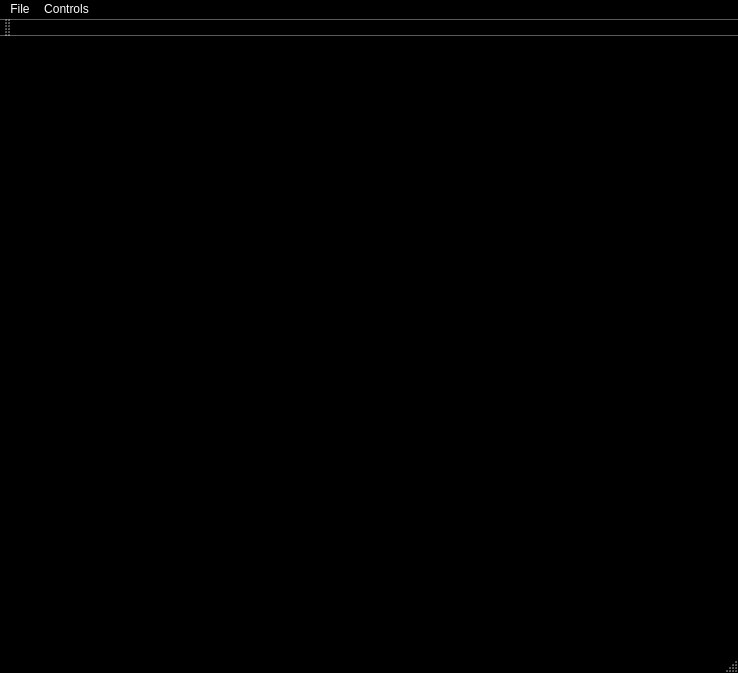
<?xml version="1.0" encoding="UTF-8"?>
<ui version="4.0">
 <class>MainWindow</class>
 <widget class="QMainWindow" name="MainWindow">
  <property name="geometry">
   <rect>
    <x>0</x>
    <y>0</y>
    <width>738</width>
    <height>673</height>
   </rect>
  </property>
  <property name="palette">
   <palette>
    <active>
     <colorrole role="WindowText">
      <brush brushstyle="SolidPattern">
       <color alpha="255">
        <red>255</red>
        <green>255</green>
        <blue>255</blue>
       </color>
      </brush>
     </colorrole>
     <colorrole role="Button">
      <brush brushstyle="SolidPattern">
       <color alpha="255">
        <red>0</red>
        <green>0</green>
        <blue>0</blue>
       </color>
      </brush>
     </colorrole>
     <colorrole role="Light">
      <brush brushstyle="SolidPattern">
       <color alpha="255">
        <red>0</red>
        <green>0</green>
        <blue>0</blue>
       </color>
      </brush>
     </colorrole>
     <colorrole role="Midlight">
      <brush brushstyle="SolidPattern">
       <color alpha="255">
        <red>0</red>
        <green>0</green>
        <blue>0</blue>
       </color>
      </brush>
     </colorrole>
     <colorrole role="Dark">
      <brush brushstyle="SolidPattern">
       <color alpha="255">
        <red>0</red>
        <green>0</green>
        <blue>0</blue>
       </color>
      </brush>
     </colorrole>
     <colorrole role="Mid">
      <brush brushstyle="SolidPattern">
       <color alpha="255">
        <red>0</red>
        <green>0</green>
        <blue>0</blue>
       </color>
      </brush>
     </colorrole>
     <colorrole role="Text">
      <brush brushstyle="SolidPattern">
       <color alpha="255">
        <red>255</red>
        <green>255</green>
        <blue>255</blue>
       </color>
      </brush>
     </colorrole>
     <colorrole role="BrightText">
      <brush brushstyle="SolidPattern">
       <color alpha="255">
        <red>255</red>
        <green>255</green>
        <blue>255</blue>
       </color>
      </brush>
     </colorrole>
     <colorrole role="ButtonText">
      <brush brushstyle="SolidPattern">
       <color alpha="255">
        <red>255</red>
        <green>255</green>
        <blue>255</blue>
       </color>
      </brush>
     </colorrole>
     <colorrole role="Base">
      <brush brushstyle="SolidPattern">
       <color alpha="255">
        <red>0</red>
        <green>0</green>
        <blue>0</blue>
       </color>
      </brush>
     </colorrole>
     <colorrole role="Window">
      <brush brushstyle="SolidPattern">
       <color alpha="255">
        <red>0</red>
        <green>0</green>
        <blue>0</blue>
       </color>
      </brush>
     </colorrole>
     <colorrole role="Shadow">
      <brush brushstyle="SolidPattern">
       <color alpha="255">
        <red>0</red>
        <green>0</green>
        <blue>0</blue>
       </color>
      </brush>
     </colorrole>
     <colorrole role="AlternateBase">
      <brush brushstyle="SolidPattern">
       <color alpha="255">
        <red>0</red>
        <green>0</green>
        <blue>0</blue>
       </color>
      </brush>
     </colorrole>
     <colorrole role="ToolTipBase">
      <brush brushstyle="SolidPattern">
       <color alpha="255">
        <red>255</red>
        <green>255</green>
        <blue>220</blue>
       </color>
      </brush>
     </colorrole>
     <colorrole role="ToolTipText">
      <brush brushstyle="SolidPattern">
       <color alpha="255">
        <red>0</red>
        <green>0</green>
        <blue>0</blue>
       </color>
      </brush>
     </colorrole>
    </active>
    <inactive>
     <colorrole role="WindowText">
      <brush brushstyle="SolidPattern">
       <color alpha="255">
        <red>255</red>
        <green>255</green>
        <blue>255</blue>
       </color>
      </brush>
     </colorrole>
     <colorrole role="Button">
      <brush brushstyle="SolidPattern">
       <color alpha="255">
        <red>0</red>
        <green>0</green>
        <blue>0</blue>
       </color>
      </brush>
     </colorrole>
     <colorrole role="Light">
      <brush brushstyle="SolidPattern">
       <color alpha="255">
        <red>0</red>
        <green>0</green>
        <blue>0</blue>
       </color>
      </brush>
     </colorrole>
     <colorrole role="Midlight">
      <brush brushstyle="SolidPattern">
       <color alpha="255">
        <red>0</red>
        <green>0</green>
        <blue>0</blue>
       </color>
      </brush>
     </colorrole>
     <colorrole role="Dark">
      <brush brushstyle="SolidPattern">
       <color alpha="255">
        <red>0</red>
        <green>0</green>
        <blue>0</blue>
       </color>
      </brush>
     </colorrole>
     <colorrole role="Mid">
      <brush brushstyle="SolidPattern">
       <color alpha="255">
        <red>0</red>
        <green>0</green>
        <blue>0</blue>
       </color>
      </brush>
     </colorrole>
     <colorrole role="Text">
      <brush brushstyle="SolidPattern">
       <color alpha="255">
        <red>255</red>
        <green>255</green>
        <blue>255</blue>
       </color>
      </brush>
     </colorrole>
     <colorrole role="BrightText">
      <brush brushstyle="SolidPattern">
       <color alpha="255">
        <red>255</red>
        <green>255</green>
        <blue>255</blue>
       </color>
      </brush>
     </colorrole>
     <colorrole role="ButtonText">
      <brush brushstyle="SolidPattern">
       <color alpha="255">
        <red>255</red>
        <green>255</green>
        <blue>255</blue>
       </color>
      </brush>
     </colorrole>
     <colorrole role="Base">
      <brush brushstyle="SolidPattern">
       <color alpha="255">
        <red>0</red>
        <green>0</green>
        <blue>0</blue>
       </color>
      </brush>
     </colorrole>
     <colorrole role="Window">
      <brush brushstyle="SolidPattern">
       <color alpha="255">
        <red>0</red>
        <green>0</green>
        <blue>0</blue>
       </color>
      </brush>
     </colorrole>
     <colorrole role="Shadow">
      <brush brushstyle="SolidPattern">
       <color alpha="255">
        <red>0</red>
        <green>0</green>
        <blue>0</blue>
       </color>
      </brush>
     </colorrole>
     <colorrole role="AlternateBase">
      <brush brushstyle="SolidPattern">
       <color alpha="255">
        <red>0</red>
        <green>0</green>
        <blue>0</blue>
       </color>
      </brush>
     </colorrole>
     <colorrole role="ToolTipBase">
      <brush brushstyle="SolidPattern">
       <color alpha="255">
        <red>255</red>
        <green>255</green>
        <blue>220</blue>
       </color>
      </brush>
     </colorrole>
     <colorrole role="ToolTipText">
      <brush brushstyle="SolidPattern">
       <color alpha="255">
        <red>0</red>
        <green>0</green>
        <blue>0</blue>
       </color>
      </brush>
     </colorrole>
    </inactive>
    <disabled>
     <colorrole role="WindowText">
      <brush brushstyle="SolidPattern">
       <color alpha="255">
        <red>0</red>
        <green>0</green>
        <blue>0</blue>
       </color>
      </brush>
     </colorrole>
     <colorrole role="Button">
      <brush brushstyle="SolidPattern">
       <color alpha="255">
        <red>0</red>
        <green>0</green>
        <blue>0</blue>
       </color>
      </brush>
     </colorrole>
     <colorrole role="Light">
      <brush brushstyle="SolidPattern">
       <color alpha="255">
        <red>0</red>
        <green>0</green>
        <blue>0</blue>
       </color>
      </brush>
     </colorrole>
     <colorrole role="Midlight">
      <brush brushstyle="SolidPattern">
       <color alpha="255">
        <red>0</red>
        <green>0</green>
        <blue>0</blue>
       </color>
      </brush>
     </colorrole>
     <colorrole role="Dark">
      <brush brushstyle="SolidPattern">
       <color alpha="255">
        <red>0</red>
        <green>0</green>
        <blue>0</blue>
       </color>
      </brush>
     </colorrole>
     <colorrole role="Mid">
      <brush brushstyle="SolidPattern">
       <color alpha="255">
        <red>0</red>
        <green>0</green>
        <blue>0</blue>
       </color>
      </brush>
     </colorrole>
     <colorrole role="Text">
      <brush brushstyle="SolidPattern">
       <color alpha="255">
        <red>0</red>
        <green>0</green>
        <blue>0</blue>
       </color>
      </brush>
     </colorrole>
     <colorrole role="BrightText">
      <brush brushstyle="SolidPattern">
       <color alpha="255">
        <red>255</red>
        <green>255</green>
        <blue>255</blue>
       </color>
      </brush>
     </colorrole>
     <colorrole role="ButtonText">
      <brush brushstyle="SolidPattern">
       <color alpha="255">
        <red>0</red>
        <green>0</green>
        <blue>0</blue>
       </color>
      </brush>
     </colorrole>
     <colorrole role="Base">
      <brush brushstyle="SolidPattern">
       <color alpha="255">
        <red>0</red>
        <green>0</green>
        <blue>0</blue>
       </color>
      </brush>
     </colorrole>
     <colorrole role="Window">
      <brush brushstyle="SolidPattern">
       <color alpha="255">
        <red>0</red>
        <green>0</green>
        <blue>0</blue>
       </color>
      </brush>
     </colorrole>
     <colorrole role="Shadow">
      <brush brushstyle="SolidPattern">
       <color alpha="255">
        <red>0</red>
        <green>0</green>
        <blue>0</blue>
       </color>
      </brush>
     </colorrole>
     <colorrole role="AlternateBase">
      <brush brushstyle="SolidPattern">
       <color alpha="255">
        <red>0</red>
        <green>0</green>
        <blue>0</blue>
       </color>
      </brush>
     </colorrole>
     <colorrole role="ToolTipBase">
      <brush brushstyle="SolidPattern">
       <color alpha="255">
        <red>255</red>
        <green>255</green>
        <blue>220</blue>
       </color>
      </brush>
     </colorrole>
     <colorrole role="ToolTipText">
      <brush brushstyle="SolidPattern">
       <color alpha="255">
        <red>0</red>
        <green>0</green>
        <blue>0</blue>
       </color>
      </brush>
     </colorrole>
    </disabled>
   </palette>
  </property>
  <property name="windowTitle">
   <string>MainWindow</string>
  </property>
  <widget class="QWidget" name="centralWidget">
   <layout class="QHBoxLayout" name="horizontalLayout"/>
  </widget>
  <widget class="QMenuBar" name="menuBar">
   <property name="geometry">
    <rect>
     <x>0</x>
     <y>0</y>
     <width>738</width>
     <height>25</height>
    </rect>
   </property>
   <widget class="QMenu" name="menuFile">
    <property name="title">
     <string>File</string>
    </property>
    <addaction name="actionExit"/>
   </widget>
   <widget class="QMenu" name="menuControls">
    <property name="title">
     <string>Controls</string>
    </property>
    <addaction name="actionStart_Stop_Wall_Following"/>
    <addaction name="separator"/>
    <addaction name="actionUp"/>
    <addaction name="actionDown"/>
    <addaction name="actionLeft"/>
    <addaction name="actionRight"/>
   </widget>
   <addaction name="menuFile"/>
   <addaction name="menuControls"/>
  </widget>
  <widget class="QStatusBar" name="statusBar"/>
  <widget class="QToolBar" name="mainToolBar">
   <attribute name="toolBarArea">
    <enum>TopToolBarArea</enum>
   </attribute>
   <attribute name="toolBarBreak">
    <bool>false</bool>
   </attribute>
  </widget>
  <action name="actionExit">
   <property name="text">
    <string>Exit</string>
   </property>
   <property name="shortcut">
    <string>Ctrl+Q</string>
   </property>
  </action>
  <action name="actionUp">
   <property name="text">
    <string>Up</string>
   </property>
   <property name="shortcut">
    <string>Up</string>
   </property>
  </action>
  <action name="actionDown">
   <property name="text">
    <string>Down</string>
   </property>
   <property name="shortcut">
    <string>Down</string>
   </property>
  </action>
  <action name="actionLeft">
   <property name="text">
    <string>Left</string>
   </property>
   <property name="shortcut">
    <string>Left</string>
   </property>
  </action>
  <action name="actionRight">
   <property name="text">
    <string>Right</string>
   </property>
   <property name="shortcut">
    <string>Right</string>
   </property>
  </action>
  <action name="actionStart_Stop_Wall_Following">
   <property name="checkable">
    <bool>true</bool>
   </property>
   <property name="text">
    <string>Start/Stop Wall Following</string>
   </property>
   <property name="shortcut">
    <string>Ctrl+P</string>
   </property>
  </action>
 </widget>
 <layoutdefault spacing="6" margin="11"/>
 <resources/>
 <connections/>
</ui>
